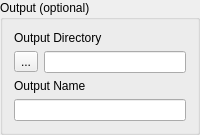
                <widget class="QGroupBox" name="groupBox_6">
                 <property name="title">
                  <string>Output (optional)</string>
                 </property>
                 <layout class="QVBoxLayout" name="verticalLayout_15">
                  <item>
                   <layout class="QVBoxLayout" name="verticalLayout_14">
                    <item>
                     <widget class="QLabel" name="label_12">
                      <property name="text">
                       <string>Output Directory</string>
                      </property>
                     </widget>
                    </item>
                    <item>
                     <layout class="QHBoxLayout" name="horizontalLayout_13">
                      <item>
                       <widget class="QToolButton" name="btnBrowseComOutputDir">
                        <property name="text">
                         <string>...</string>
                        </property>
                       </widget>
                      </item>
                      <item>
                       <widget class="QLineEdit" name="leComOutputDir"/>
                      </item>
                     </layout>
                    </item>
                    <item>
                     <widget class="QLabel" name="label_17">
                      <property name="text">
                       <string>Output Name</string>
                      </property>
                     </widget>
                    </item>
                    <item>
                     <widget class="QLineEdit" name="leOutputName"/>
                    </item>
                   </layout>
                  </item>
                 </layout>
                </widget>
